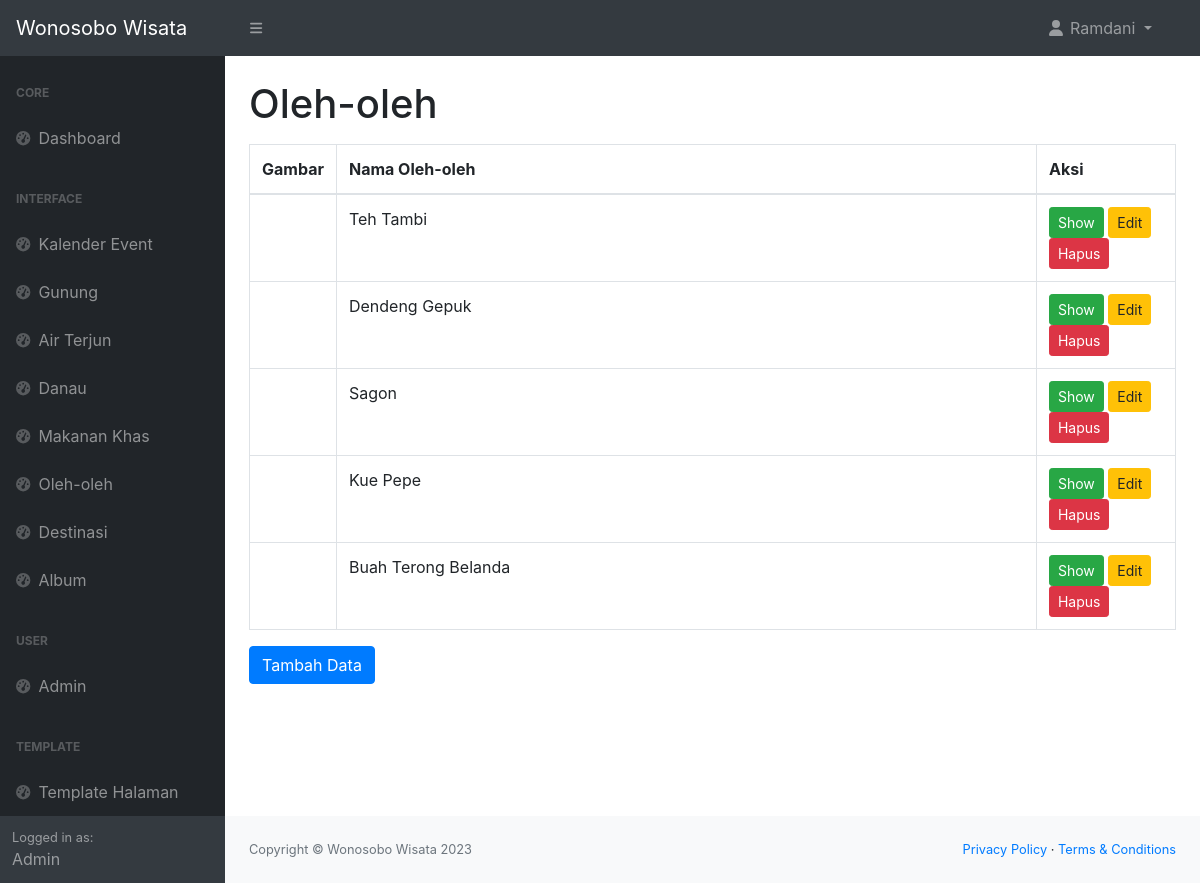
The app's page /admin/oleh_oleh.php (signed in) with its own data.
### tables this page shows
CREATE TABLE `tabel_oleh_oleh` (
  `oleh_oleh_id` int(11) NOT NULL,
  `nama_oleh_oleh` varchar(255) NOT NULL,
  `img_oleh_oleh` text NOT NULL,
  `deskripsi_oleh_oleh` text NOT NULL
);

### admin/oleh_oleh.php (the view, shortened to what this page needs)
<!DOCTYPE html>
<html lang="en">
<head>
    <link href="https://cdn.jsdelivr.net/npm/simple-datatables@7.1.2/dist/style.min.css" rel="stylesheet" />
    <link href="css/styles.css" rel="stylesheet" />
    <link rel="stylesheet" href="https://maxcdn.bootstrapcdn.com/bootstrap/4.0.0/css/bootstrap.min.css">
</head>
<body>
    <?php include 'navbar.php'; ?>
    <div id="layoutSidenav">
        <div id="layoutSidenav_nav">
            <?php include 'sidebar.php'; ?>
        </div>
        <div id="layoutSidenav_content">
            <main>
                <div class="container-fluid px-4">
                    <h1 class="mt-4">Oleh-oleh</h1>
                    <div class="table-responsive mt-3">
                        <table class="table table-bordered">
                            <thead>
                                <tr>
                                    <th>Gambar</th>
                                    <th>Nama Oleh-oleh</th>
                                    <th>Aksi</th>
                                </tr>
                            </thead>
                            <tbody>
                                <?php
                                include '../connect.php';
                                $query = "SELECT * FROM tabel_oleh_oleh ORDER BY oleh_oleh_id DESC";
                                $datas = $conn->query($query);
                                foreach ($datas as $data) :
                                ?>
                                    <tr>
                                        <td>
                                        </td>
                                        <td style="width: 700px;">
                                            <?= $data['nama_oleh_oleh'] ?>
                                        </td>
                                        <td>
                                            <button type="button" class="btn btn-success btn-sm" data-toggle="modal" data-target="#showDataModal<?= $data['oleh_oleh_id'] ?>">Show</button>
                                            <button type="button" class="btn btn-warning btn-sm" data-toggle="modal" data-target="#editDataModal<?= $data['oleh_oleh_id'] ?>">Edit</button>
                                            <button type="button" class="btn btn-danger btn-sm" data-toggle="modal" data-target="#hapusDataModal<?= $data['oleh_oleh_id'] ?>">Hapus</button>
                                        </td>
                                    </tr>
                                <?php endforeach ?>
                            </tbody>
                        </table>
                    </div>
                    <button type="button" class="btn btn-primary" data-toggle="modal" data-target="#tambahDataModal">
                        Tambah Data
                    </button>
                </div>
            </main>
            <?php include 'footer.php'; ?>
        </div>
    </div>
</body>
</html>

### records on screen
tabel_oleh_oleh: nama_oleh_oleh "Teh Tambi"
tabel_oleh_oleh: nama_oleh_oleh "Dendeng Gepuk"
tabel_oleh_oleh: nama_oleh_oleh "Sagon"
tabel_oleh_oleh: nama_oleh_oleh "Kue Pepe"
tabel_oleh_oleh: nama_oleh_oleh "Buah Terong Belanda"

### other values on screen
$_SESSION['nama_lengkap_user'] "Ramdani"
